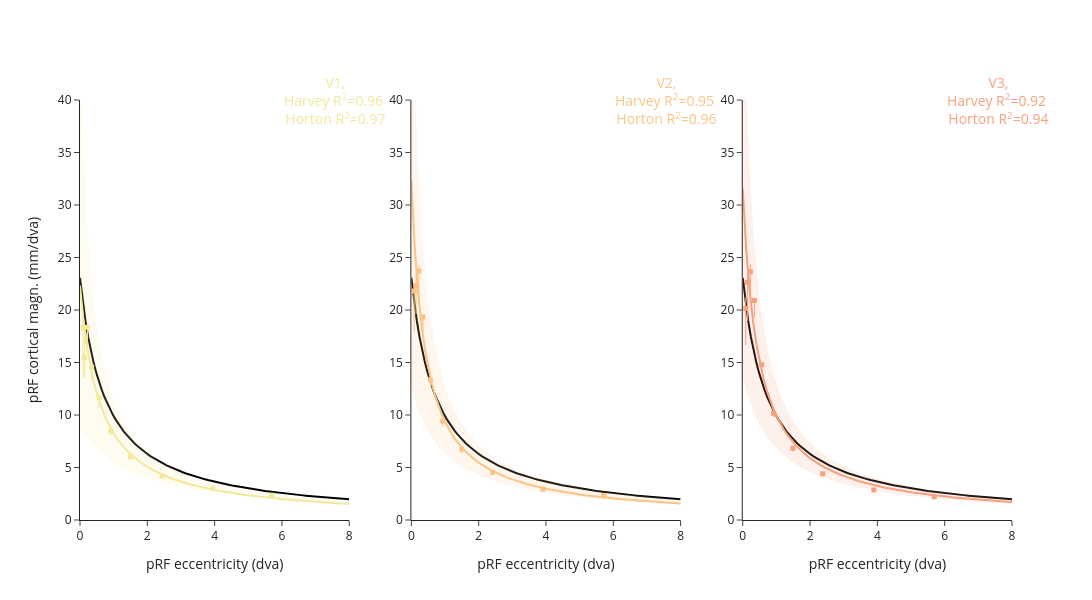

Source (notebook cell):
### Code cell
rows= 1
cols = len(rois)

fig = make_subplots(rows=rows, cols=cols)

for n_roi, roi in enumerate(rois):
    roi_color = roi_colors[roi]
    roi_color_opac = f"rgba{roi_color[3:-1]}, 0.15)"
    df_roi = group_bin_df.loc[group_bin_df['roi']==roi]
    
    # weighted_regression (harvey equation)
    slope, intercept = weighted_regression(df_roi['prf_ecc_bins'], 
                                           df_roi['prf_pcm_bins_median'], 
                                           df_roi['prf_r2_bins_median'], 
                                           model='pcm')
    
    # weighted_regression CI (harvey equation)
    slope_lower, intercept_lower = weighted_regression(df_roi['prf_ecc_bins'], 
                                                       df_roi['prf_pcm_bins_median_lower_bound'], 
                                                       df_roi['prf_r2_bins_median'], 
                                                       model='pcm')

    slope_upper, intercept_upper = weighted_regression(df_roi['prf_ecc_bins'], 
                                                       df_roi['prf_pcm_bins_median_upper_bound'], 
                                                       df_roi['prf_r2_bins_median'], 
                                                       model='pcm')
    
    # Compute R2 between Harvey model cm and data cm
    harvey_predict_CM = 1 / (slope * df_roi['prf_ecc_bins'] + intercept)
    result_harvey = stats.linregress(harvey_predict_CM, df_roi['prf_pcm_bins_median'])
    harvey_r2 = result_harvey.rvalue ** 2

    # Compute R2 between Horton model cm and data cm
    horton_x_line_continuous = np.linspace(0,8,100)
    horton_line_continuous = 17.3/(horton_x_line_continuous + 0.75)

    # Compute R2 between Horton model cm and data cm
    horton_x = df_roi['prf_ecc_bins']
    horton_line = 17.3/(horton_x + 0.75)
    
    res_horton = stats.linregress(horton_line, df_roi['prf_pcm_bins_median'])
    horton_model_r2 = res_horton.rvalue ** 2

    # Create Harvey model line
    model_x = np.linspace(0,10,100)
    model_y = 1 / (slope * model_x + intercept)

    model_y_lower_bound = 1 / (slope_lower * model_x + intercept_lower)
    model_y_upper_bound = 1 / (slope_upper * model_x + intercept_upper)
    

    
    # Horton Model
    fig.add_trace(go.Scatter(x=horton_x_line_continuous, 
                             y=horton_line_continuous, 
                             mode='lines', 
                             name='Horton_model, R2={:.2f}'.format(horton_model_r2), 
                             marker=dict(color='black', 
                                         symbol='circle', 
                                         size=2), 
                             showlegend=False), 
                  row=1, col=n_roi+1)
    
    #  Harvey model 
    fig.add_trace(go.Scatter(x=model_x, 
                             y=model_y, 
                             mode='lines', 
                             name=f'Harvey model, R2={harvey_r2:.2f}', 
                             line=dict(color=roi_colors[roi], width=2), 
                             showlegend=False), 
                  row=1, col=n_roi+1)

    # Bins
    fig.add_trace(go.Scatter(x=df_roi['prf_ecc_bins'], 
                             y=df_roi['prf_pcm_bins_median'], 
                             mode='markers', 
                             marker=dict(color=roi_colors[roi], 
                                         symbol='square', 
                                         size=5), 
                             error_y=dict(type='data', 
                                          array=df_roi['prf_pcm_bins_median_upper_bound_ci'] - df_roi['prf_pcm_bins_median'], 
                                          arrayminus=df_roi['prf_pcm_bins_median'] - df_roi['prf_pcm_bins_median_lower_bound_ci'], 
                                          visible=True, 
                                          thickness=1, 
                                          width=0, 
                                          color=roi_color), 
                             showlegend=False), 
                  row=1, col=n_roi+1)

    # Error area
    fig.add_trace(go.Scatter(x=np.concatenate([model_x, model_x[::-1]]), 
                             y=np.concatenate([list(model_y_upper_bound), list(model_y_lower_bound[::-1])]), 
                             mode='lines', fill='toself', fillcolor=roi_color_opac, 
                             line=dict(color=roi_color_opac, width=0), showlegend=False), 
                  row=1, col=n_roi+1)

    # Add legend
    annotation = go.layout.Annotation(x=6, y=40, 
                                      text='{},<br>Harvey R<sup>2</sup>={:.2f} <br>Horton R<sup>2</sup>={:.2f}'.format(roi, harvey_r2, horton_model_r2), 
                                      xanchor='left',
                                      showarrow=False, 
                                      font=dict(size=14, 
                                                color=roi_colors[roi]))
    fig.add_annotation(annotation, row=1, col=n_roi+1)

    fig.update_yaxes(title_text='pRF cortical magn. (mm/dva)', row=1, col=1)
    fig.update_xaxes(title_text='pRF eccentricity (dva)', range=[0, max_ecc], showline=True, row=1, col=n_roi+1)

    # fig.update_layout(showlegend=False, 
    #                   height=1000, 
    #                   width=1800, 
    #                   template='simple_white')



fig.update_yaxes(range=[0, 40], showline=True)
fig.update_layout(
    showlegend=False, 
    height=600,
    width=1800,
    template='simple_white'
)
fig.show()
# fig.write_image('/home/jovyan/projects/pRF-project_NH2025/figures/group_fig.pdf',height=600, width=1800,)

### Figure 1 — Plotly figure (JSON) as saved in the notebook; plotly's stock layout.template omitted (floating-point values rounded to 4 significant figures; data arrays with more than 128 entries replaced by an {"elided": "..."} marker saying what was removed)
{"data": [{"marker": {"color": "black", "size": 2, "symbol": "circle"}, "mode": "lines", "name": "Horton_model, R2=0.97", "showlegend": false, "type": "scatter", "x": [0.0, 0.08081, 0.1616, 0.2424, 0.3232, 0.404, 0.4848, 0.5657, 0.6465, 0.7273, 0.8081, 0.8889, 0.9697, 1.051, 1.131, 1.212, 1.293, 1.374, 1.455, 1.535, 1.616, 1.697, 1.778, 1.859, 1.939, 2.02, 2.101, 2.182, 2.263, 2.343, 2.424, 2.505, 2.586, 2.667, 2.747, 2.828, 2.909, 2.99, 3.071, 3.152, 3.232, 3.313, 3.394, 3.475, 3.556, 3.636, 3.717, 3.798, 3.879, 3.96, 4.04, 4.121, 4.202, 4.283, 4.364, 4.444, 4.525, 4.606, 4.687, 4.768, 4.848, 4.929, 5.01, 5.091, 5.172, 5.253, 5.333, 5.414, 5.495, 5.576, 5.657, 5.737, 5.818, 5.899, 5.98, 6.061, 6.141, 6.222, 6.303, 6.384, 6.465, 6.545, 6.626, 6.707, 6.788, 6.869, 6.949, 7.03, 7.111, 7.192, 7.273, 7.354, 7.434, 7.515, 7.596, 7.677, 7.758, 7.838, 7.919, 8.0], "xaxis": "x", "y": [23.07, 20.82, 18.98, 17.43, 16.12, 14.99, 14.01, 13.15, 12.39, 11.71, 11.1, 10.56, 10.06, 9.608, 9.196, 8.817, 8.468, 8.146, 7.847, 7.57, 7.311, 7.07, 6.844, 6.632, 6.433, 6.245, 6.068, 5.901, 5.742, 5.592, 5.45, 5.315, 5.186, 5.063, 4.946, 4.835, 4.728, 4.626, 4.528, 4.434, 4.344, 4.258, 4.175, 4.095, 4.018, 3.944, 3.873, 3.804, 3.737, 3.673, 3.611, 3.551, 3.494, 3.437, 3.383, 3.33, 3.279, 3.23, 3.182, 3.135, 3.09, 3.046, 3.003, 2.962, 2.921, 2.882, 2.844, 2.807, 2.77, 2.735, 2.7, 2.667, 2.634, 2.602, 2.571, 2.54, 2.51, 2.481, 2.453, 2.425, 2.398, 2.371, 2.345, 2.32, 2.295, 2.271, 2.247, 2.224, 2.201, 2.178, 2.156, 2.135, 2.114, 2.093, 2.073, 2.053, 2.033, 2.014, 1.996, 1.977], "yaxis": "y"}, {"line": {"color": "rgb(243, 231, 155)", "width": 2}, "mode": "lines", "name": "Harvey model, R2=0.96", "showlegend": false, "type": "scatter", "x": [0.0, 0.101, 0.202, 0.303, 0.404, 0.5051, 0.6061, 0.7071, 0.8081, 0.9091, 1.01, 1.111, 1.212, 1.313, 1.414, 1.515, 1.616, 1.717, 1.818, 1.919, 2.02, 2.121, 2.222, 2.323, 2.424, 2.525, 2.626, 2.727, 2.828, 2.929, 3.03, 3.131, 3.232, 3.333, 3.434, 3.535, 3.636, 3.737, 3.838, 3.939, 4.04, 4.141, 4.242, 4.343, 4.444, 4.545, 4.646, 4.747, 4.848, 4.949, 5.051, 5.152, 5.253, 5.354, 5.455, 5.556, 5.657, 5.758, 5.859, 5.96, 6.061, 6.162, 6.263, 6.364, 6.465, 6.566, 6.667, 6.768, 6.869, 6.97, 7.071, 7.172, 7.273, 7.374, 7.475, 7.576, 7.677, 7.778, 7.879, 7.98, 8.081, 8.182, 8.283, 8.384, 8.485, 8.586, 8.687, 8.788, 8.889, 8.99, 9.091, 9.192, 9.293, 9.394, 9.495, 9.596, 9.697, 9.798, 9.899, 10.0], "xaxis": "x", "y": [22.33, 19.05, 16.61, 14.73, 13.23, 12.0, 10.99, 10.13, 9.398, 8.764, 8.21, 7.721, 7.288, 6.901, 6.552, 6.238, 5.952, 5.691, 5.452, 5.232, 5.029, 4.842, 4.668, 4.506, 4.355, 4.213, 4.081, 3.957, 3.84, 3.729, 3.625, 3.527, 3.433, 3.345, 3.261, 3.181, 3.105, 3.033, 2.963, 2.897, 2.834, 2.773, 2.715, 2.66, 2.606, 2.555, 2.506, 2.458, 2.413, 2.369, 2.326, 2.285, 2.246, 2.208, 2.171, 2.135, 2.1, 2.067, 2.035, 2.003, 1.973, 1.943, 1.915, 1.887, 1.86, 1.833, 1.808, 1.783, 1.759, 1.735, 1.713, 1.69, 1.669, 1.647, 1.627, 1.607, 1.587, 1.568, 1.549, 1.531, 1.513, 1.496, 1.479, 1.462, 1.446, 1.43, 1.414, 1.399, 1.384, 1.369, 1.355, 1.341, 1.327, 1.314, 1.301, 1.288, 1.275, 1.263, 1.251, 1.239], "yaxis": "y"}, {"error_y": {"array": [0.5596, 2.017, 0.3365, 0.05037, 0.007028, 0.01359, 0.07951, 0.194, 0.04009, 0.04246], "arrayminus": [4.709, 1.868, 2.264, 1.225, 1.024, 0.5051, 0.1459, 0.1327, 0.06756, 0.05215], "color": "rgb(243, 231, 155)", "thickness": 1, "type": "data", "visible": true, "width": 0}, "marker": {"color": "rgb(243, 231, 155)", "size": 5, "symbol": "square"}, "mode": "markers", "showlegend": false, "type": "scatter", "x": [0.08816, 0.136, 0.224, 0.3448, 0.5681, 0.9175, 1.506, 2.441, 3.948, 5.7], "xaxis": "x", "y": [18.32, 15.5, 18.35, 14.54, 11.67, 8.468, 6.002, 4.196, 3.018, 2.358], "yaxis": "y"}, {"fill": "toself", "fillcolor": "rgba(243, 231, 155, 0.15)", "line": {"color": "rgba(243, 231, 155, 0.15)", "width": 0}, "mode": "lines", "showlegend": false, "type": "scatter", "x": {"elided": "200 float values"}, "xaxis": "x", "y": {"elided": "200 float values"}, "yaxis": "y"}, {"marker": {"color": "black", "size": 2, "symbol": "circle"}, "mode": "lines", "name": "Horton_model, R2=0.96", "showlegend": false, "type": "scatter", "x": [0.0, 0.08081, 0.1616, 0.2424, 0.3232, 0.404, 0.4848, 0.5657, 0.6465, 0.7273, 0.8081, 0.8889, 0.9697, 1.051, 1.131, 1.212, 1.293, 1.374, 1.455, 1.535, 1.616, 1.697, 1.778, 1.859, 1.939, 2.02, 2.101, 2.182, 2.263, 2.343, 2.424, 2.505, 2.586, 2.667, 2.747, 2.828, 2.909, 2.99, 3.071, 3.152, 3.232, 3.313, 3.394, 3.475, 3.556, 3.636, 3.717, 3.798, 3.879, 3.96, 4.04, 4.121, 4.202, 4.283, 4.364, 4.444, 4.525, 4.606, 4.687, 4.768, 4.848, 4.929, 5.01, 5.091, 5.172, 5.253, 5.333, 5.414, 5.495, 5.576, 5.657, 5.737, 5.818, 5.899, 5.98, 6.061, 6.141, 6.222, 6.303, 6.384, 6.465, 6.545, 6.626, 6.707, 6.788, 6.869, 6.949, 7.03, 7.111, 7.192, 7.273, 7.354, 7.434, 7.515, 7.596, 7.677, 7.758, 7.838, 7.919, 8.0], "xaxis": "x2", "y": [23.07, 20.82, 18.98, 17.43, 16.12, 14.99, 14.01, 13.15, 12.39, 11.71, 11.1, 10.56, 10.06, 9.608, 9.196, 8.817, 8.468, 8.146, 7.847, 7.57, 7.311, 7.07, 6.844, 6.632, 6.433, 6.245, 6.068, 5.901, 5.742, 5.592, 5.45, 5.315, 5.186, 5.063, 4.946, 4.835, 4.728, 4.626, 4.528, 4.434, 4.344, 4.258, 4.175, 4.095, 4.018, 3.944, 3.873, 3.804, 3.737, 3.673, 3.611, 3.551, 3.494, 3.437, 3.383, 3.33, 3.279, 3.23, 3.182, 3.135, 3.09, 3.046, 3.003, 2.962, 2.921, 2.882, 2.844, 2.807, 2.77, 2.735, 2.7, 2.667, 2.634, 2.602, 2.571, 2.54, 2.51, 2.481, 2.453, 2.425, 2.398, 2.371, 2.345, 2.32, 2.295, 2.271, 2.247, 2.224, 2.201, 2.178, 2.156, 2.135, 2.114, 2.093, 2.073, 2.053, 2.033, 2.014, 1.996, 1.977], "yaxis": "y2"}, {"line": {"color": "rgb(250, 196, 132)", "width": 2}, "mode": "lines", "name": "Harvey model, R2=0.95", "showlegend": false, "type": "scatter", "x": [0.0, 0.101, 0.202, 0.303, 0.404, 0.5051, 0.6061, 0.7071, 0.8081, 0.9091, 1.01, 1.111, 1.212, 1.313, 1.414, 1.515, 1.616, 1.717, 1.818, 1.919, 2.02, 2.121, 2.222, 2.323, 2.424, 2.525, 2.626, 2.727, 2.828, 2.929, 3.03, 3.131, 3.232, 3.333, 3.434, 3.535, 3.636, 3.737, 3.838, 3.939, 4.04, 4.141, 4.242, 4.343, 4.444, 4.545, 4.646, 4.747, 4.848, 4.949, 5.051, 5.152, 5.253, 5.354, 5.455, 5.556, 5.657, 5.758, 5.859, 5.96, 6.061, 6.162, 6.263, 6.364, 6.465, 6.566, 6.667, 6.768, 6.869, 6.97, 7.071, 7.172, 7.273, 7.374, 7.475, 7.576, 7.677, 7.778, 7.879, 7.98, 8.081, 8.182, 8.283, 8.384, 8.485, 8.586, 8.687, 8.788, 8.889, 8.99, 9.091, 9.192, 9.293, 9.394, 9.495, 9.596, 9.697, 9.798, 9.899, 10.0], "xaxis": "x2", "y": [32.31, 25.89, 21.59, 18.52, 16.22, 14.42, 12.98, 11.81, 10.83, 9.994, 9.282, 8.665, 8.124, 7.647, 7.223, 6.843, 6.502, 6.193, 5.912, 5.655, 5.42, 5.203, 5.003, 4.818, 4.646, 4.486, 4.337, 4.197, 4.066, 3.943, 3.827, 3.718, 3.615, 3.517, 3.424, 3.337, 3.253, 3.174, 3.099, 3.027, 2.958, 2.892, 2.829, 2.769, 2.712, 2.656, 2.603, 2.552, 2.503, 2.456, 2.41, 2.367, 2.324, 2.284, 2.244, 2.206, 2.169, 2.134, 2.1, 2.066, 2.034, 2.003, 1.972, 1.943, 1.914, 1.887, 1.86, 1.834, 1.808, 1.783, 1.759, 1.736, 1.713, 1.691, 1.669, 1.648, 1.627, 1.607, 1.588, 1.569, 1.55, 1.532, 1.514, 1.496, 1.479, 1.463, 1.447, 1.431, 1.415, 1.4, 1.385, 1.37, 1.356, 1.342, 1.329, 1.315, 1.302, 1.289, 1.276, 1.264], "yaxis": "y2"}, {"error_y": {"array": [0.2405, 1.205, 0.5902, 0.2303, 0.1272, 0.1794, 0.06768, 0.1511, 0.08746, 0.04712], "arrayminus": [3.919, 2.712, 2.735, 1.445, 0.5097, 0.5608, 0.4321, 0.1573, 0.06553, 0.07001], "color": "rgb(250, 196, 132)", "thickness": 1, "type": "data", "visible": true, "width": 0}, "marker": {"color": "rgb(250, 196, 132)", "size": 5, "symbol": "square"}, "mode": "markers", "showlegend": false, "type": "scatter", "x": [0.08103, 0.1388, 0.224, 0.3456, 0.5662, 0.9204, 1.502, 2.413, 3.914, 5.714], "xaxis": "x2", "y": [21.82, 22.32, 23.72, 19.32, 13.35, 9.435, 6.743, 4.518, 2.94, 2.341], "yaxis": "y2"}, {"fill": "toself", "fillcolor": "rgba(250, 196, 132, 0.15)", "line": {"color": "rgba(250, 196, 132, 0.15)", "width": 0}, "mode": "lines", "showlegend": false, "type": "scatter", "x": {"elided": "200 float values"}, "xaxis": "x2", "y": {"elided": "200 float values"}, "yaxis": "y2"}, {"marker": {"color": "black", "size": 2, "symbol": "circle"}, "mode": "lines", "name": "Horton_model, R2=0.94", "showlegend": false, "type": "scatter", "x": [0.0, 0.08081, 0.1616, 0.2424, 0.3232, 0.404, 0.4848, 0.5657, 0.6465, 0.7273, 0.8081, 0.8889, 0.9697, 1.051, 1.131, 1.212, 1.293, 1.374, 1.455, 1.535, 1.616, 1.697, 1.778, 1.859, 1.939, 2.02, 2.101, 2.182, 2.263, 2.343, 2.424, 2.505, 2.586, 2.667, 2.747, 2.828, 2.909, 2.99, 3.071, 3.152, 3.232, 3.313, 3.394, 3.475, 3.556, 3.636, 3.717, 3.798, 3.879, 3.96, 4.04, 4.121, 4.202, 4.283, 4.364, 4.444, 4.525, 4.606, 4.687, 4.768, 4.848, 4.929, 5.01, 5.091, 5.172, 5.253, 5.333, 5.414, 5.495, 5.576, 5.657, 5.737, 5.818, 5.899, 5.98, 6.061, 6.141, 6.222, 6.303, 6.384, 6.465, 6.545, 6.626, 6.707, 6.788, 6.869, 6.949, 7.03, 7.111, 7.192, 7.273, 7.354, 7.434, 7.515, 7.596, 7.677, 7.758, 7.838, 7.919, 8.0], "xaxis": "x3", "y": [23.07, 20.82, 18.98, 17.43, 16.12, 14.99, 14.01, 13.15, 12.39, 11.71, 11.1, 10.56, 10.06, 9.608, 9.196, 8.817, 8.468, 8.146, 7.847, 7.57, 7.311, 7.07, 6.844, 6.632, 6.433, 6.245, 6.068, 5.901, 5.742, 5.592, 5.45, 5.315, 5.186, 5.063, 4.946, 4.835, 4.728, 4.626, 4.528, 4.434, 4.344, 4.258, 4.175, 4.095, 4.018, 3.944, 3.873, 3.804, 3.737, 3.673, 3.611, 3.551, 3.494, 3.437, 3.383, 3.33, 3.279, 3.23, 3.182, 3.135, 3.09, 3.046, 3.003, 2.962, 2.921, 2.882, 2.844, 2.807, 2.77, 2.735, 2.7, 2.667, 2.634, 2.602, 2.571, 2.54, 2.51, 2.481, 2.453, 2.425, 2.398, 2.371, 2.345, 2.32, 2.295, 2.271, 2.247, 2.224, 2.201, 2.178, 2.156, 2.135, 2.114, 2.093, 2.073, 2.053, 2.033, 2.014, 1.996, 1.977], "yaxis": "y3"}, {"line": {"color": "rgb(248, 160, 126)", "width": 2}, "mode": "lines", "name": "Harvey model, R2=0.92", "showlegend": false, "type": "scatter", "x": [0.0, 0.101, 0.202, 0.303, 0.404, 0.5051, 0.6061, 0.7071, 0.8081, 0.9091, 1.01, 1.111, 1.212, 1.313, 1.414, 1.515, 1.616, 1.717, 1.818, 1.919, 2.02, 2.121, 2.222, 2.323, 2.424, 2.525, 2.626, 2.727, 2.828, 2.929, 3.03, 3.131, 3.232, 3.333, 3.434, 3.535, 3.636, 3.737, 3.838, 3.939, 4.04, 4.141, 4.242, 4.343, 4.444, 4.545, 4.646, 4.747, 4.848, 4.949, 5.051, 5.152, 5.253, 5.354, 5.455, 5.556, 5.657, 5.758, 5.859, 5.96, 6.061, 6.162, 6.263, 6.364, 6.465, 6.566, 6.667, 6.768, 6.869, 6.97, 7.071, 7.172, 7.273, 7.374, 7.475, 7.576, 7.677, 7.778, 7.879, 7.98, 8.081, 8.182, 8.283, 8.384, 8.485, 8.586, 8.687, 8.788, 8.889, 8.99, 9.091, 9.192, 9.293, 9.394, 9.495, 9.596, 9.697, 9.798, 9.899, 10.0], "xaxis": "x3", "y": [31.57, 25.87, 21.92, 19.01, 16.78, 15.02, 13.6, 12.42, 11.43, 10.59, 9.858, 9.224, 8.666, 8.172, 7.731, 7.335, 6.978, 6.654, 6.359, 6.089, 5.841, 5.612, 5.401, 5.205, 5.022, 4.852, 4.693, 4.544, 4.405, 4.273, 4.15, 4.033, 3.923, 3.818, 3.719, 3.625, 3.536, 3.45, 3.369, 3.292, 3.218, 3.147, 3.08, 3.015, 2.953, 2.893, 2.836, 2.781, 2.728, 2.677, 2.628, 2.581, 2.535, 2.491, 2.448, 2.407, 2.368, 2.329, 2.292, 2.256, 2.221, 2.187, 2.154, 2.122, 2.091, 2.061, 2.032, 2.004, 1.976, 1.949, 1.923, 1.897, 1.873, 1.848, 1.825, 1.802, 1.78, 1.758, 1.737, 1.716, 1.695, 1.676, 1.656, 1.637, 1.619, 1.601, 1.583, 1.566, 1.549, 1.532, 1.516, 1.5, 1.485, 1.469, 1.455, 1.44, 1.426, 1.412, 1.398, 1.384], "yaxis": "y3"}, {"error_y": {"array": [1.063, 1.789, 0.7001, 0.2729, 0.254, 0.2072, 0.1292, 0.07847, 0.05927, 0.04961], "arrayminus": [3.488, 3.673, 2.444, 1.571, 0.5306, 0.3913, 0.3194, 0.1486, 0.04926, 0.07154], "color": "rgb(248, 160, 126)", "thickness": 1, "type": "data", "visible": true, "width": 0}, "marker": {"color": "rgb(248, 160, 126)", "size": 5, "symbol": "square"}, "mode": "markers", "showlegend": false, "type": "scatter", "x": [0.08816, 0.1445, 0.2265, 0.3461, 0.5625, 0.9165, 1.491, 2.375, 3.894, 5.691], "xaxis": "x3", "y": [20.14, 22.65, 23.64, 20.9, 14.79, 10.16, 6.844, 4.406, 2.863, 2.216], "yaxis": "y3"}, {"fill": "toself", "fillcolor": "rgba(248, 160, 126, 0.15)", "line": {"color": "rgba(248, 160, 126, 0.15)", "width": 0}, "mode": "lines", "showlegend": false, "type": "scatter", "x": {"elided": "200 float values"}, "xaxis": "x3", "y": {"elided": "200 float values"}, "yaxis": "y3"}], "layout": {"annotations": [{"font": {"color": "rgb(243, 231, 155)", "size": 14}, "showarrow": false, "text": "V1,<br>Harvey R<sup>2</sup>=0.96 <br>Horton R<sup>2</sup>=0.97", "x": 6, "xanchor": "left", "xref": "x", "y": 40, "yref": "y"}, {"font": {"color": "rgb(250, 196, 132)", "size": 14}, "showarrow": false, "text": "V2,<br>Harvey R<sup>2</sup>=0.95 <br>Horton R<sup>2</sup>=0.96", "x": 6, "xanchor": "left", "xref": "x2", "y": 40, "yref": "y2"}, {"font": {"color": "rgb(248, 160, 126)", "size": 14}, "showarrow": false, "text": "V3,<br>Harvey R<sup>2</sup>=0.92 <br>Horton R<sup>2</sup>=0.94", "x": 6, "xanchor": "left", "xref": "x3", "y": 40, "yref": "y3"}], "height": 600, "showlegend": false, "width": 1800, "xaxis": {"anchor": "y", "domain": [0, 0.2889], "range": [0, 8], "showline": true, "title": {"text": "pRF eccentricity (dva)"}}, "xaxis2": {"anchor": "y2", "domain": [0.3556, 0.6444], "range": [0, 8], "showline": true, "title": {"text": "pRF eccentricity (dva)"}}, "xaxis3": {"anchor": "y3", "domain": [0.7111, 1], "range": [0, 8], "showline": true, "title": {"text": "pRF eccentricity (dva)"}}, "yaxis": {"anchor": "x", "domain": [0, 1], "range": [0, 40], "showline": true, "title": {"text": "pRF cortical magn. (mm/dva)"}}, "yaxis2": {"anchor": "x2", "domain": [0, 1], "range": [0, 40], "showline": true}, "yaxis3": {"anchor": "x3", "domain": [0, 1], "range": [0, 40], "showline": true}}}
